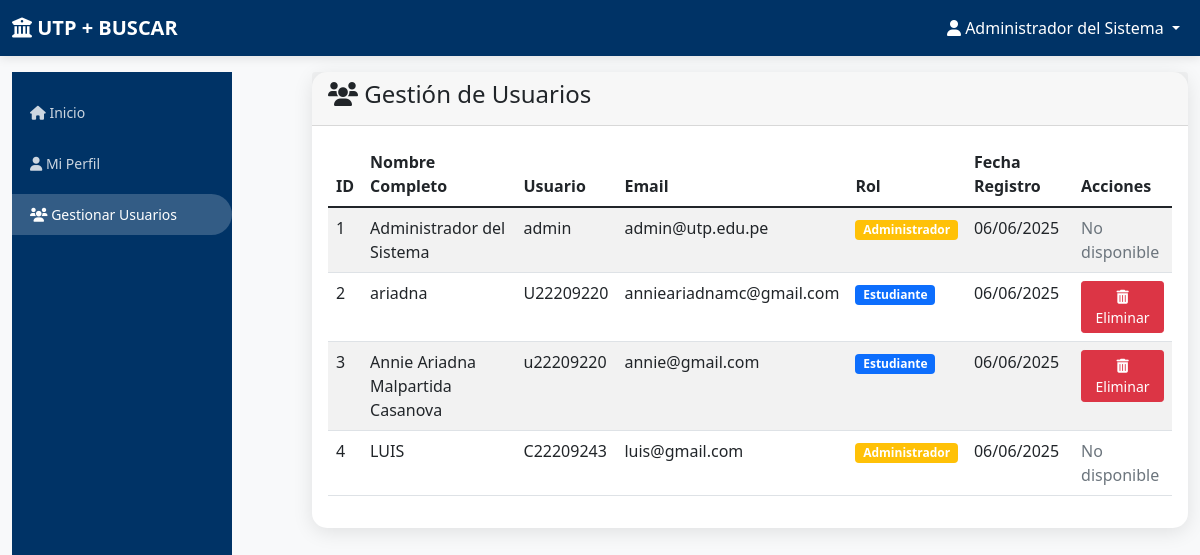
/admin/users (signed in), run on an earlier commit of the app's database.
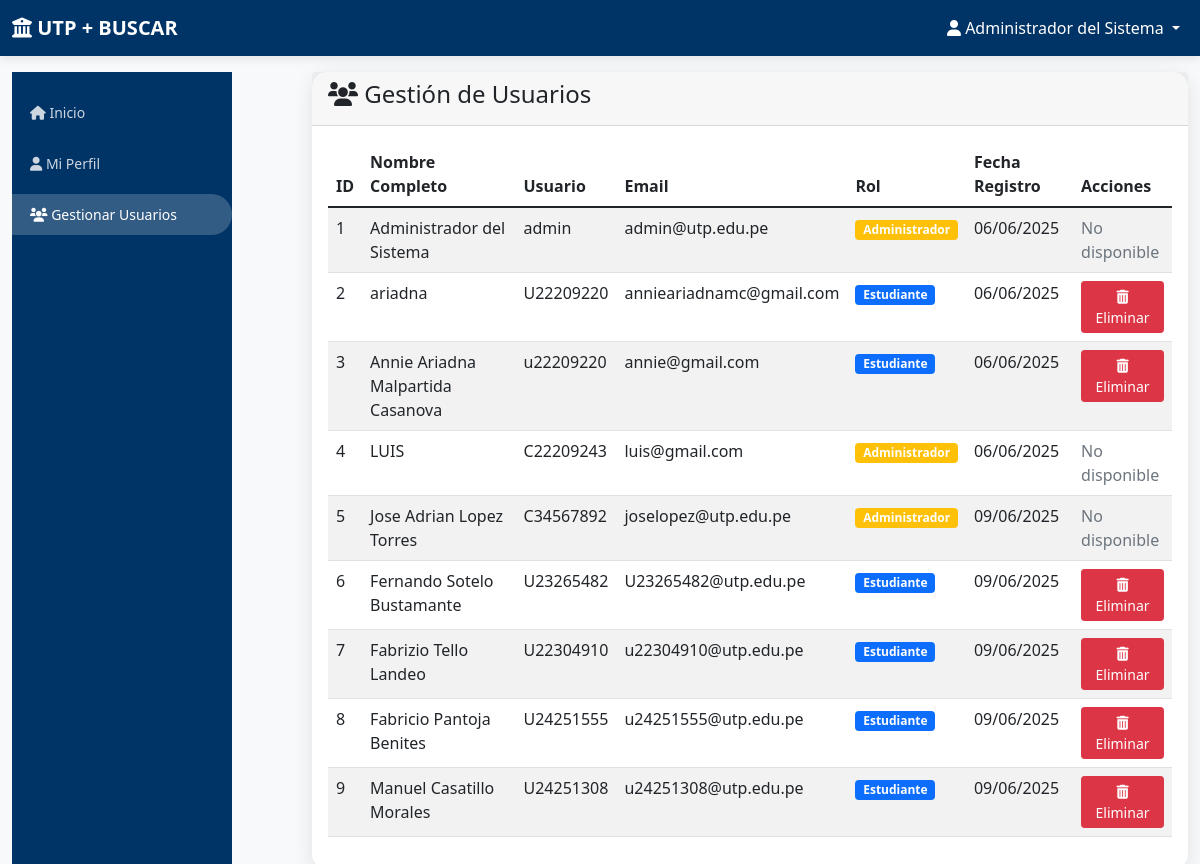
And on a later commit of the database.
### app.py (models this page shows)
class User(db.Model):
    id = db.Column(db.Integer, primary_key=True)
    username = db.Column(db.String(80), unique=True, nullable=False)
    email = db.Column(db.String(120), unique=True, nullable=False)
    password_hash = db.Column(db.String(120), nullable=False)
    full_name = db.Column(db.String(100), nullable=False)
    role = db.Column(db.String(20), default='student')  # 'admin' or 'student'
    created_at = db.Column(db.DateTime, default=datetime.utcnow)

### app.py (the view)
@app.route('/admin/users')
def admin_users():
    if 'user_id' not in session or session['role'] != 'admin':
        flash('No tienes permisos para acceder a esta página', 'error')
        return redirect(url_for('dashboard'))
    users = User.query.all()
    return render_template('admin_users.html', users=users)

### templates/admin_users.html (shortened to what this page needs)
{% extends "base.html" %}
{% block content %}
<div class="row">
    <div class="col-md-3">
        <div class="sidebar">
            <div class="nav flex-column">
                <a class="nav-link" href="{{ url_for('dashboard') }}">
                    <i class="fas fa-home"></i> Inicio
                </a>
                <a class="nav-link" href="{{ url_for('profile') }}">
                    <i class="fas fa-user"></i> Mi Perfil
                </a>
                <a class="nav-link active" href="{{ url_for('admin_users') }}">
                    <i class="fas fa-users"></i> Gestionar Usuarios
                </a>
            </div>
        </div>
    </div>
    <div class="col-md-9">
        <div class="card">
            <div class="card-header">
                <h4><i class="fas fa-users"></i> Gestión de Usuarios</h4>
            </div>
            <div class="card-body">
                <div class="table-responsive">
                    <table class="table table-striped">
                        <thead>
                            <tr>
                                <th>ID</th>
                                <th>Nombre Completo</th>
                                <th>Usuario</th>
                                <th>Email</th>
                                <th>Rol</th>
                                <th>Fecha Registro</th>
                                <th>Acciones</th>
                            </tr>
                        </thead>
                        <tbody>
                            {% for user in users %}
                            <tr>
                                <td>{{ user.id }}</td>
                                <td>{{ user.full_name }}</td>
                                <td>{{ user.username }}</td>
                                <td>{{ user.email }}</td>
                                <td>
                                    <span class="badge {{ 'bg-warning' if user.role == 'admin' else 'bg-primary' }}">
                                        {{ 'Administrador' if user.role == 'admin' else 'Estudiante' }}
                                    </span>
                                </td>
                                <td>{{ user.created_at.strftime('%d/%m/%Y') }}</td>
                                <td>
                                    {% if user.role != 'admin' %}
                                    <form action="{{ url_for('eliminar_usuario', user_id=user.id) }}" method="POST" style="display:inline;" onsubmit="return confirm('¿Estás segura de que deseas eliminar a {{ user.username }}?');">
                                        <button type="submit" class="btn btn-sm btn-danger">
                                            <i class="fas fa-trash-alt"></i> Eliminar
                                        </button>
                                    </form>
                                    {% else %}
                                    <span class="text-muted">No disponible</span>
                                    {% endif %}
                                </td>
                            </tr>
                            {% endfor %}
                        </tbody>
                    </table>
                </div>
            </div>
        </div>
    </div>
</div>
{% endblock %}

### templates/base.html (shortened to what this page needs)
<!DOCTYPE html>
<html lang="es">
<head>
    <link href="https://cdn.jsdelivr.net/npm/bootstrap@5.1.3/dist/css/bootstrap.min.css" rel="stylesheet">
    <link href="https://cdnjs.cloudflare.com/ajax/libs/font-awesome/6.0.0/css/all.min.css" rel="stylesheet">
</head>
<body>
    <nav class="navbar navbar-expand-lg navbar-dark">
        <div class="container-fluid">
            <a class="navbar-brand" href="{{ url_for('dashboard') }}">
                <i class="fas fa-university"></i> UTP + BUSCAR
            </a>
            {% if session.user_id %}
            <div class="navbar-nav ms-auto">
                <div class="nav-item dropdown">
                    <a class="nav-link dropdown-toggle text-white" href="#" id="navbarDropdown" role="button" data-bs-toggle="dropdown">
                        <i class="fas fa-user"></i> {{ session.full_name }}
                    </a>
                </div>
            </div>
            {% endif %}
        </div>
    </nav>
    <div class="container-fluid mt-3">
        {% block content %}{% endblock %}
    </div>
</body>
</html>

What changed in the data, as far as the page shows it:
added User: id "5", full_name "Jose Adrian Lopez Torres", username "C34567892", email "joselopez@utp.edu.pe", role "Administrador", created_at "09/06/2025", shows "No disponible"
added User: id "6", full_name "Fernando Sotelo Bustamante", username "U23265482", email "U23265482@utp.edu.pe", role "Estudiante", created_at "09/06/2025"
added User: id "7", full_name "Fabrizio Tello Landeo", username "U22304910", email "u22304910@utp.edu.pe", role "Estudiante", created_at "09/06/2025"
added User: id "8", full_name "Fabricio Pantoja Benites", username "U24251555", email "u24251555@utp.edu.pe", role "Estudiante", created_at "09/06/2025"
added User: id "9", full_name "Manuel Casatillo Morales", username "U24251308", email "u24251308@utp.edu.pe", role "Estudiante", created_at "09/06/2025"
